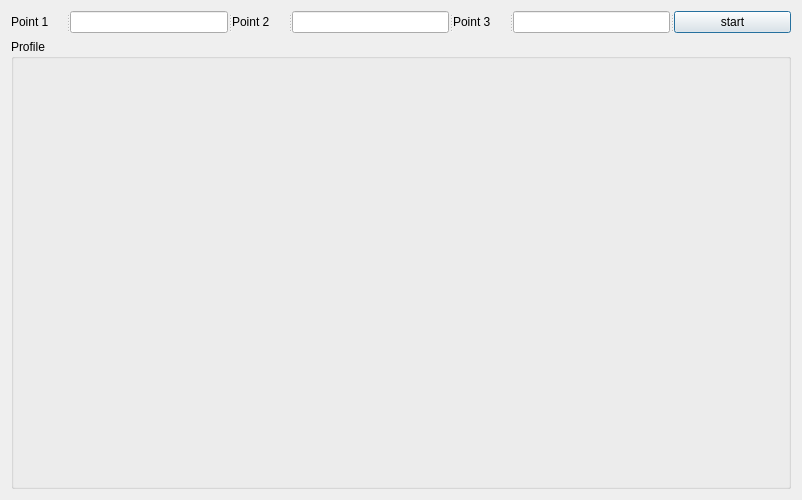
<?xml version="1.0" encoding="UTF-8"?>
<ui version="4.0">
 <class>Dialog</class>
 <widget class="QDialog" name="Dialog">
  <property name="windowModality">
   <enum>Qt::NonModal</enum>
  </property>
  <property name="geometry">
   <rect>
    <x>0</x>
    <y>0</y>
    <width>798</width>
    <height>497</height>
   </rect>
  </property>
  <property name="windowTitle">
   <string>Automation</string>
  </property>
  <layout class="QVBoxLayout" name="verticalLayout">
   <item>
    <widget class="QSplitter" name="splitter">
     <property name="orientation">
      <enum>Qt::Horizontal</enum>
     </property>
     <widget class="QLabel" name="label">
      <property name="text">
       <string>Point 1</string>
      </property>
     </widget>
     <widget class="QLineEdit" name="lineEdit"/>
     <widget class="QLabel" name="label_2">
      <property name="text">
       <string>Point 2</string>
      </property>
     </widget>
     <widget class="QLineEdit" name="lineEdit_2"/>
     <widget class="QLabel" name="label_3">
      <property name="text">
       <string>Point 3</string>
      </property>
     </widget>
     <widget class="QLineEdit" name="lineEdit_3"/>
     <widget class="QPushButton" name="pushButton">
      <property name="text">
       <string>start</string>
      </property>
     </widget>
    </widget>
   </item>
   <item>
    <widget class="QGroupBox" name="groupBox">
     <property name="minimumSize">
      <size>
       <width>780</width>
       <height>450</height>
      </size>
     </property>
     <property name="title">
      <string>Profile</string>
     </property>
     <layout class="QGridLayout" name="gridLayout">
      <item row="0" column="0">
       <widget class="QWidget" name="widget" native="true">
        <property name="minimumSize">
         <size>
          <width>770</width>
          <height>420</height>
         </size>
        </property>
       </widget>
      </item>
     </layout>
    </widget>
   </item>
  </layout>
 </widget>
 <resources/>
 <connections/>
</ui>
